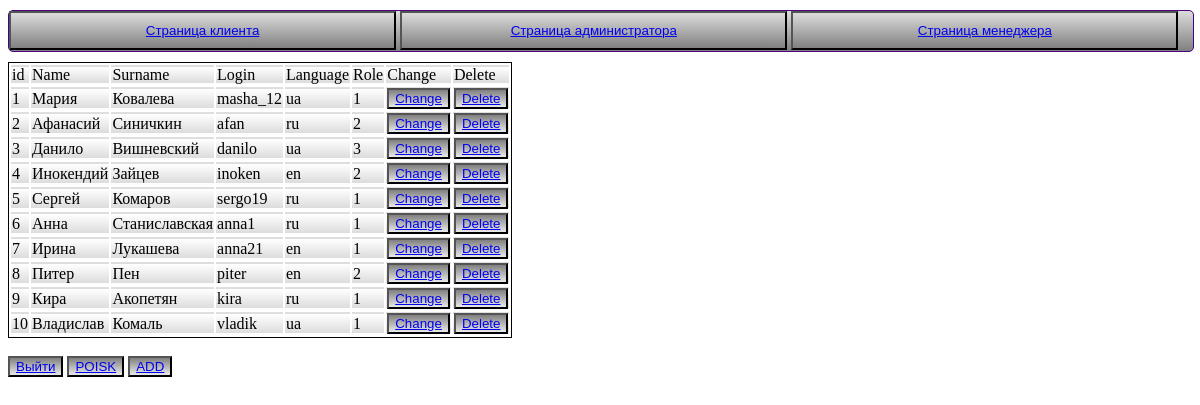
The page /client_table/table.php (signed in) on the database its author committed.
### tables this page shows
CREATE TABLE `users` (
  `id` int(11) NOT NULL,
  `login` varchar(10) NOT NULL,
  `password` varchar(10) NOT NULL,
  `name` varchar(50) NOT NULL,
  `lastname` varchar(50) NOT NULL,
  `lang` varchar(3) NOT NULL,
  `role` int(11) NOT NULL
);

### class/class.php (called while the page is built, shortened)
<?php
class lang {
public static $translate=[
		'ru'=>['Hello'=>'Здравствуйте', '3'=>'админ', '2'=>'менеджер', '1'=>'клиент', 'Афанасий'=>'Афанасий','Данило'=>'Данило','Мария'=>'Мария','Инокендий'=>'Инокендий','Сергей'=>'Сергей','Анна'=>'Анна','Ирина'=>'Ирина','Питер'=>'Питер','Кира'=>'Кира','Владислав'=>'Владислав','Admin_page'=>'Страница администратора', 'Manager_page'=>'Страница менеджера','Client_page'=>'Страница клиента',  'Log out'=>'Выйти','List'=>'Список клиентов','Ok'=>'Выбрать'],
		'en'=>['Hello'=>'Hello','3'=>'admin', '2'=>'manager', '1'=>'client', 'Афанасий'=>'Afanasiy','Данило'=>'Danilo','Мария'=>'Maria','Инокендий'=>'Inokendiy','Сергей'=>'Sergey','Анна'=>'Anna','Ирина'=>'Irina','Питер'=>'Piter','Кира'=>'Kira','Владислав'=>'Vladislav', 'Admin_page'=>'Admin page', 'Manager_page'=>'Manager page','Client_page'=>'Client page','Log out'=>'Log out','List'=>'List','Ok'=>'Ok'],
		'ua'=>['Hello'=>'Здравствуйте','3'=>'адмін','2'=>'менеджер', '1'=>'клієнт','Афанасий'=>'Афанасій','Данило'=>'Данило','Мария'=>'Марія','Инокендий'=>'Інокендій','Сергей'=>'Сергій','Анна'=>'Анна','Ирина'=>'Ірина','Питер'=>'Пітер','Кира'=>'Кіра','Владислав'=>'Владислав','Admin_page'=>'Сторінка адміністратора', 'Manager_page'=>'Сторінка менеджера','Client_page'=>'Сторінка клієнта','Log out'=>'Вийти','List'=>'Список клієнтів','Ok'=>'Вибрати'],
];
     public static function trans($text)
    {
        return self::$translate[$_SESSION['lang']][$text];
    }
}
?>

### client_table/table.php (the view, shortened to what this page needs)
<?php
require_once '../class/class.php';
include '../connect.php';
?>
<!DOCTYPE html>
<html>
<head>
    <link rel="stylesheet"  href="../css/style.css">
</head>
<body>
    <div class="menu">
        <button class="link"> <a href="../user_page/1.php"><?php echo lang::trans('Client_page'); ?></a></button>
        <button class="link"> <a href="../user_page/3.php"><?php echo lang::trans('Admin_page'); ?></a></button>
        <button class="link"> <a href="../user_page/2.php"><?php echo lang::trans('Manager_page'); ?></a></button></div>
<table>
		 <tr >
        <td > id</td >
        <td > Name</td >
        <td > Surname</td >
        <td > Login</td >
        <td > Language</td >
        <td > Role</td >
        <td>Change</td>
         <td>Delete</td>
    </tr >
		<?php
if($_SESSION['role']!='2'&&$_SESSION['role']!='3'){
        echo    'Error 404';
    }
    else{
   $sql = mysqli_query($link, 'SELECT `id`, `name`, `lastname`,`login`,`lang`,`role` FROM `users`');
    while ($result = mysqli_fetch_array($sql)) {
        echo '<tr>' .
            "<td>{$result['id']}</td>" .
            "<td>{$result['name']}</td>" .
            "<td>{$result['lastname']}</td>" .
            "<td>{$result['login']}</td>" .
            "<td>{$result['lang']}</td>" .
            "<td>{$result['role']}</td>" .
            "<td><button class='knopka'><a href='../change_user/update.php? id=".$result['id']."'>Change</a></button></td>" .
            "<td><button class='knopka'><a href='../delete_user/delete.php? id=".$result['id']."'>Delete</a></button></td>" .
            '</tr>';
    }
        }
?></table><br><button class="knopka"> <a href="exit.php"><?php echo lang::trans('Log out');?></a></button>
<button class="knopka"> <a href="../poisk/poisk.php">POISK</a></button>
<button class="knopka"> <a href="../add_user/add.php">ADD</a></button>
    </body>
    </html></body></html>

### css/style.css (style rules this page uses)
body { background-color: #FFFFFF; }
.link { margin:0px; width: 32.7%; height: 97%; background-image:linear-gradient(to top,#808080,#DCDCDC ); }
.menu { height: 40px; width: 100%; border:1px solid #4B0082; margin: 10px auto; border-radius: 5px ; background-image:linear-gradient(to top,#808080,#DCDCDC ); }
table { border: 1px solid black; }
tr { background-image:linear-gradient(to top,#DCDCDC,#FFFFFF ); border: 2px solid black; }
.knopka { background-image:linear-gradient(to top,#e9e9e9,#808080 ); }

### rows shown on the page
users: id "1", name "Мария", lastname "Ковалева", login "masha_12", lang "ua", role "1"
users: id "2", name "Афанасий", lastname "Синичкин", login "afan", lang "ru", role "2"
users: id "3", name "Данило", lastname "Вишневский", login "danilo", lang "ua", role "3"
users: id "4", name "Инокендий", lastname "Зайцев", login "inoken", lang "en", role "2"
users: id "5", name "Сергей", lastname "Комаров", login "sergo19", lang "ru", role "1"
users: id "6", name "Анна", lastname "Станиславская", login "anna1", lang "ru", role "1"
users: id "7", name "Ирина", lastname "Лукашева", login "anna21", lang "en", role "1"
users: id "8", name "Питер", lastname "Пен", login "piter", lang "en", role "2"
users: id "9", name "Кира", lastname "Акопетян", login "kira", lang "ru", role "1"
users: id "10", name "Владислав", lastname "Комаль", login "vladik", lang "ua", role "1"

### other values the page prints
lang::trans('Client_page') "Страница клиента"
lang::trans('Admin_page') "Страница администратора"
lang::trans('Manager_page') "Страница менеджера"
lang::trans('Log out') "Выйти"
